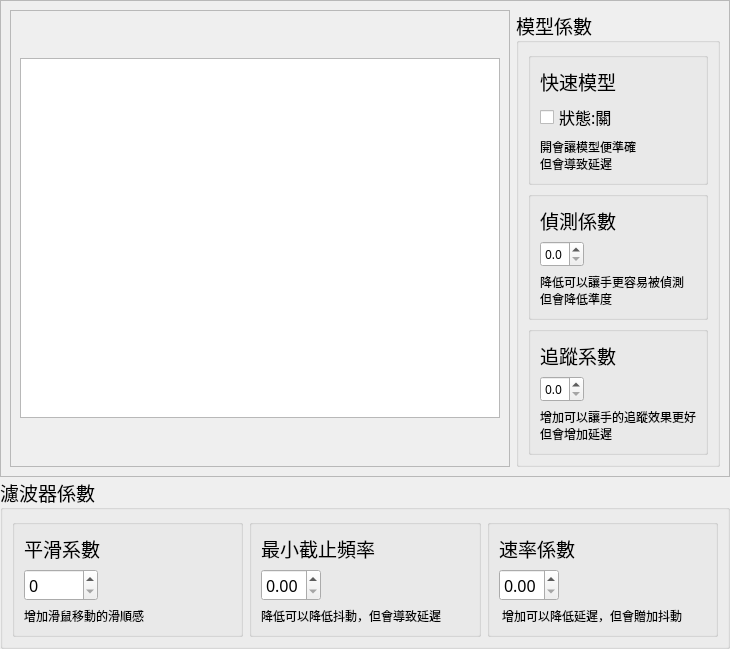
         <widget class="QWidget" name="setting_page">
          <layout class="QVBoxLayout" name="verticalLayout">
           <property name="spacing">
            <number>0</number>
           </property>
           <property name="leftMargin">
            <number>0</number>
           </property>
           <property name="topMargin">
            <number>0</number>
           </property>
           <property name="rightMargin">
            <number>0</number>
           </property>
           <property name="bottomMargin">
            <number>0</number>
           </property>
           <item>
            <widget class="QFrame" name="top_area">
             <property name="sizePolicy">
              <sizepolicy hsizetype="Preferred" vsizetype="Preferred">
               <horstretch>0</horstretch>
               <verstretch>3</verstretch>
              </sizepolicy>
             </property>
             <property name="frameShape">
              <enum>QFrame::StyledPanel</enum>
             </property>
             <property name="frameShadow">
              <enum>QFrame::Raised</enum>
             </property>
             <layout class="QHBoxLayout" name="horizontalLayout_2">
              <item>
               <widget class="QFrame" name="video_area">
                <property name="sizePolicy">
                 <sizepolicy hsizetype="Preferred" vsizetype="Preferred">
                  <horstretch>3</horstretch>
                  <verstretch>0</verstretch>
                 </sizepolicy>
                </property>
                <property name="frameShape">
                 <enum>QFrame::StyledPanel</enum>
                </property>
                <property name="frameShadow">
                 <enum>QFrame::Raised</enum>
                </property>
                <layout class="QHBoxLayout" name="horizontalLayout_5">
                 <item>
                  <widget class="QGraphicsView" name="video_graphicsView">
                   <property name="minimumSize">
                    <size>
                     <width>480</width>
                     <height>0</height>
                    </size>
                   </property>
                   <property name="maximumSize">
                    <size>
                     <width>480</width>
                     <height>360</height>
                    </size>
                   </property>
                  </widget>
                 </item>
                </layout>
               </widget>
              </item>
              <item>
               <widget class="QGroupBox" name="model_arg_area">
                <property name="sizePolicy">
                 <sizepolicy hsizetype="Preferred" vsizetype="Preferred">
                  <horstretch>1</horstretch>
                  <verstretch>0</verstretch>
                 </sizepolicy>
                </property>
                <property name="font">
                 <font>
                  <family>Adobe 黑体 Std R</family>
                  <pointsize>14</pointsize>
                 </font>
                </property>
                <property name="title">
                 <string>模型係數</string>
                </property>
                <layout class="QVBoxLayout" name="verticalLayout_2">
                 <item>
                  <widget class="QGroupBox" name="groupBox_6">
                   <property name="font">
                    <font>
                     <pointsize>7</pointsize>
                    </font>
                   </property>
                   <property name="title">
                    <string/>
                   </property>
                   <layout class="QFormLayout" name="formLayout_4">
                    <property name="horizontalSpacing">
                     <number>0</number>
                    </property>
                    <item row="0" column="0">
                     <widget class="QLabel" name="model_complex_label">
                      <property name="font">
                       <font>
                        <family>Adobe 黑体 Std R</family>
                        <pointsize>14</pointsize>
                       </font>
                      </property>
                      <property name="text">
                       <string>快速模型</string>
                      </property>
                     </widget>
                    </item>
                    <item row="1" column="0">
                     <widget class="QCheckBox" name="model_complex_checkBox">
                      <property name="font">
                       <font>
                        <family>Adobe 黑体 Std R</family>
                        <pointsize>12</pointsize>
                       </font>
                      </property>
                      <property name="text">
                       <string>狀態:關</string>
                      </property>
                     </widget>
                    </item>
                    <item row="2" column="0">
                     <widget class="QLabel" name="model_complex_caption">
                      <property name="font">
                       <font>
                        <pointsize>9</pointsize>
                       </font>
                      </property>
                      <property name="text">
                       <string>開會讓模型便準確
但會導致延遲</string>
                      </property>
                     </widget>
                    </item>
                   </layout>
                  </widget>
                 </item>
                 <item>
                  <widget class="QGroupBox" name="groupBox_7">
                   <property name="title">
                    <string/>
                   </property>
                   <layout class="QFormLayout" name="formLayout_9">
                    <item row="0" column="0">
                     <widget class="QLabel" name="detection_label">
                      <property name="font">
                       <font>
                        <family>Adobe 黑体 Std R</family>
                        <pointsize>14</pointsize>
                       </font>
                      </property>
                      <property name="text">
                       <string>偵測係數</string>
                      </property>
                     </widget>
                    </item>
                    <item row="1" column="0">
                     <widget class="QDoubleSpinBox" name="detection_spinBox">
                      <property name="font">
                       <font>
                        <family>Adobe 黑体 Std R</family>
                        <pointsize>9</pointsize>
                       </font>
                      </property>
                      <property name="decimals">
                       <number>1</number>
                      </property>
                      <property name="maximum">
                       <double>1.000000000000000</double>
                      </property>
                      <property name="singleStep">
                       <double>0.100000000000000</double>
                      </property>
                     </widget>
                    </item>
                    <item row="2" column="0">
                     <widget class="QLabel" name="detection_caption">
                      <property name="font">
                       <font>
                        <pointsize>9</pointsize>
                       </font>
                      </property>
                      <property name="text">
                       <string>降低可以讓手更容易被偵測
但會降低準度</string>
                      </property>
                      <property name="scaledContents">
                       <bool>false</bool>
                      </property>
                      <property name="wordWrap">
                       <bool>true</bool>
                      </property>
                     </widget>
                    </item>
                   </layout>
                  </widget>
                 </item>
                 <item>
                  <widget class="QGroupBox" name="groupBox_8">
                   <property name="title">
                    <string/>
                   </property>
                   <layout class="QFormLayout" name="formLayout_10">
                    <item row="0" column="0">
                     <widget class="QLabel" name="tracking_label">
                      <property name="font">
                       <font>
                        <family>Adobe 黑体 Std R</family>
                        <pointsize>14</pointsize>
                       </font>
                      </property>
                      <property name="text">
                       <string>追蹤系數</string>
                      </property>
                     </widget>
                    </item>
                    <item row="1" column="0">
                     <widget class="QDoubleSpinBox" name="tracking_spinBox">
                      <property name="font">
                       <font>
                        <family>Adobe 黑体 Std R</family>
                        <pointsize>9</pointsize>
                       </font>
                      </property>
                      <property name="decimals">
                       <number>1</number>
                      </property>
                      <property name="maximum">
                       <double>1.000000000000000</double>
                      </property>
                      <property name="singleStep">
                       <double>0.100000000000000</double>
                      </property>
                     </widget>
                    </item>
                    <item row="2" column="0">
                     <widget class="QLabel" name="tracking_caption">
                      <property name="font">
                       <font>
                        <pointsize>9</pointsize>
                       </font>
                      </property>
                      <property name="text">
                       <string>增加可以讓手的追蹤效果更好
但會增加延遲</string>
                      </property>
                     </widget>
                    </item>
                   </layout>
                  </widget>
                 </item>
                </layout>
               </widget>
              </item>
             </layout>
            </widget>
           </item>
           <item>
            <widget class="QGroupBox" name="filter_arg_area">
             <property name="sizePolicy">
              <sizepolicy hsizetype="Preferred" vsizetype="Preferred">
               <horstretch>0</horstretch>
               <verstretch>1</verstretch>
              </sizepolicy>
             </property>
             <property name="font">
              <font>
               <family>Adobe 黑体 Std R</family>
               <pointsize>14</pointsize>
               <weight>50</weight>
               <bold>false</bold>
              </font>
             </property>
             <property name="title">
              <string>濾波器係數</string>
             </property>
             <layout class="QHBoxLayout" name="horizontalLayout_3">
              <item>
               <widget class="QGroupBox" name="groupBox_5">
                <property name="sizePolicy">
                 <sizepolicy hsizetype="Preferred" vsizetype="Preferred">
                  <horstretch>1</horstretch>
                  <verstretch>0</verstretch>
                 </sizepolicy>
                </property>
                <property name="title">
                 <string/>
                </property>
                <layout class="QFormLayout" name="formLayout_3">
                 <item row="0" column="0">
                  <widget class="QLabel" name="smooth_label">
                   <property name="font">
                    <font>
                     <family>Adobe 黑体 Std R</family>
                     <pointsize>14</pointsize>
                    </font>
                   </property>
                   <property name="text">
                    <string>平滑系數</string>
                   </property>
                  </widget>
                 </item>
                 <item row="1" column="0">
                  <widget class="QSpinBox" name="smooth_spinBox">
                   <property name="font">
                    <font>
                     <family>Adobe 黑体 Std R</family>
                     <pointsize>12</pointsize>
                    </font>
                   </property>
                   <property name="maximum">
                    <number>20000</number>
                   </property>
                   <property name="singleStep">
                    <number>100</number>
                   </property>
                   <property name="displayIntegerBase">
                    <number>10</number>
                   </property>
                  </widget>
                 </item>
                 <item row="2" column="0">
                  <widget class="QLabel" name="smooth_caption">
                   <property name="font">
                    <font>
                     <family>Adobe 黑体 Std R</family>
                     <pointsize>9</pointsize>
                    </font>
                   </property>
                   <property name="text">
                    <string>增加滑鼠移動的滑順感</string>
                   </property>
                  </widget>
                 </item>
                </layout>
               </widget>
              </item>
              <item>
               <widget class="QGroupBox" name="groupBox_2">
                <property name="sizePolicy">
                 <sizepolicy hsizetype="Preferred" vsizetype="Preferred">
                  <horstretch>1</horstretch>
                  <verstretch>0</verstretch>
                 </sizepolicy>
                </property>
                <property name="title">
                 <string/>
                </property>
                <layout class="QFormLayout" name="formLayout">
                 <item row="0" column="0">
                  <widget class="QLabel" name="min_cutoff_label">
                   <property name="font">
                    <font>
                     <family>Adobe 黑体 Std R</family>
                     <pointsize>14</pointsize>
                    </font>
                   </property>
                   <property name="text">
                    <string>最小截止頻率</string>
                   </property>
                  </widget>
                 </item>
                 <item row="1" column="0">
                  <widget class="QDoubleSpinBox" name="min_cutoff_SpinBox">
                   <property name="font">
                    <font>
                     <family>Adobe 黑体 Std R</family>
                     <pointsize>12</pointsize>
                    </font>
                   </property>
                   <property name="decimals">
                    <number>2</number>
                   </property>
                   <property name="maximum">
                    <double>5.000000000000000</double>
                   </property>
                   <property name="singleStep">
                    <double>0.010000000000000</double>
                   </property>
                  </widget>
                 </item>
                 <item row="2" column="0">
                  <widget class="QLabel" name="min_cutoff_caption">
                   <property name="font">
                    <font>
                     <family>Adobe 黑体 Std R</family>
                     <pointsize>9</pointsize>
                    </font>
                   </property>
                   <property name="text">
                    <string>降低可以降低抖動，但會導致延遲</string>
                   </property>
                  </widget>
                 </item>
                </layout>
               </widget>
              </item>
              <item>
               <widget class="QGroupBox" name="groupBox">
                <property name="sizePolicy">
                 <sizepolicy hsizetype="Preferred" vsizetype="Preferred">
                  <horstretch>1</horstretch>
                  <verstretch>0</verstretch>
                 </sizepolicy>
                </property>
                <property name="title">
                 <string/>
                </property>
                <layout class="QFormLayout" name="formLayout_2">
                 <item row="0" column="0">
                  <widget class="QLabel" name="rate_label">
                   <property name="font">
                    <font>
                     <family>Adobe 黑体 Std R</family>
                     <pointsize>14</pointsize>
                    </font>
                   </property>
                   <property name="text">
                    <string>速率係數</string>
                   </property>
                  </widget>
                 </item>
                 <item row="1" column="0">
                  <widget class="QDoubleSpinBox" name="rate_spinBox">
                   <property name="font">
                    <font>
                     <family>Adobe 黑体 Std R</family>
                     <pointsize>12</pointsize>
                    </font>
                   </property>
                   <property name="decimals">
                    <number>2</number>
                   </property>
                   <property name="maximum">
                    <double>5.000000000000000</double>
                   </property>
                   <property name="singleStep">
                    <double>0.010000000000000</double>
                   </property>
                  </widget>
                 </item>
                 <item row="2" column="0">
                  <widget class="QLabel" name="rate_caption">
                   <property name="font">
                    <font>
                     <family>Adobe 黑体 Std R</family>
                     <pointsize>9</pointsize>
                    </font>
                   </property>
                   <property name="text">
                    <string> 增加可以降低延遲，但會贈加抖動</string>
                   </property>
                  </widget>
                 </item>
                </layout>
               </widget>
              </item>
             </layout>
            </widget>
           </item>
          </layout>
         </widget>
